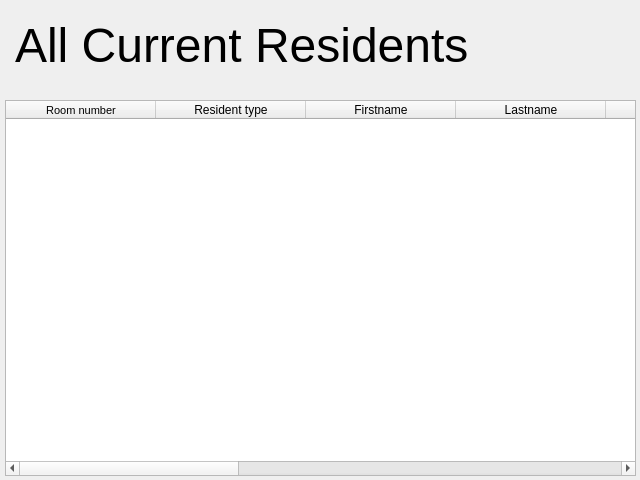
<?xml version="1.0" encoding="UTF-8"?>
<ui version="4.0">
 <class>Form</class>
 <widget class="QWidget" name="Form">
  <property name="geometry">
   <rect>
    <x>0</x>
    <y>0</y>
    <width>640</width>
    <height>480</height>
   </rect>
  </property>
  <property name="windowTitle">
   <string>Form</string>
  </property>
  <widget class="QTableWidget" name="tableWidget">
   <property name="geometry">
    <rect>
     <x>5</x>
     <y>100</y>
     <width>631</width>
     <height>376</height>
    </rect>
   </property>
   <property name="sizePolicy">
    <sizepolicy hsizetype="Minimum" vsizetype="Expanding">
     <horstretch>0</horstretch>
     <verstretch>0</verstretch>
    </sizepolicy>
   </property>
   <attribute name="horizontalHeaderDefaultSectionSize">
    <number>150</number>
   </attribute>
   <attribute name="horizontalHeaderStretchLastSection">
    <bool>true</bool>
   </attribute>
   <column>
    <property name="text">
     <string>Room number</string>
    </property>
    <property name="font">
     <font>
      <family>MS Shell Dlg 2</family>
      <pointsize>8</pointsize>
     </font>
    </property>
   </column>
   <column>
    <property name="text">
     <string>Resident type</string>
    </property>
   </column>
   <column>
    <property name="text">
     <string>Firstname</string>
    </property>
   </column>
   <column>
    <property name="text">
     <string>Lastname</string>
    </property>
   </column>
   <column>
    <property name="text">
     <string>ID</string>
    </property>
   </column>
   <column>
    <property name="text">
     <string>Line</string>
    </property>
    <property name="font">
     <font>
      <family>MS Shell Dlg 2</family>
     </font>
    </property>
   </column>
   <column>
    <property name="text">
     <string>Email</string>
    </property>
   </column>
   <column>
    <property name="text">
     <string>Tel no</string>
    </property>
   </column>
   <column>
    <property name="text">
     <string>Permanent address</string>
    </property>
   </column>
   <column>
    <property name="text">
     <string>Check in date</string>
    </property>
   </column>
   <column>
    <property name="text">
     <string>Check out date</string>
    </property>
   </column>
  </widget>
  <widget class="QLabel" name="Uti_Label">
   <property name="geometry">
    <rect>
     <x>15</x>
     <y>10</y>
     <width>601</width>
     <height>71</height>
    </rect>
   </property>
   <property name="font">
    <font>
     <pointsize>36</pointsize>
    </font>
   </property>
   <property name="text">
    <string>All Current Residents</string>
   </property>
  </widget>
 </widget>
 <resources/>
 <connections/>
</ui>
